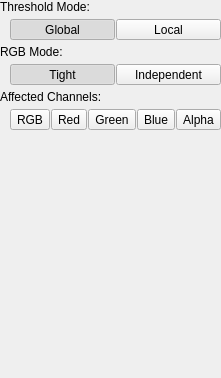
<?xml version="1.0" encoding="UTF-8"?>
<ui version="4.0">
 <class>FilterWidget</class>
 <widget class="QWidget" name="FilterWidget">
  <property name="geometry">
   <rect>
    <x>0</x>
    <y>0</y>
    <width>197</width>
    <height>378</height>
   </rect>
  </property>
  <property name="windowTitle">
   <string>Form</string>
  </property>
  <layout class="QVBoxLayout" name="verticalLayout" stretch="0,1">
   <property name="spacing">
    <number>0</number>
   </property>
   <property name="leftMargin">
    <number>0</number>
   </property>
   <property name="topMargin">
    <number>0</number>
   </property>
   <property name="rightMargin">
    <number>0</number>
   </property>
   <property name="bottomMargin">
    <number>0</number>
   </property>
   <item>
    <layout class="QVBoxLayout" name="verticalLayout_6">
     <property name="spacing">
      <number>5</number>
     </property>
     <item>
      <widget class="QLabel" name="mLabelThresholdMode">
       <property name="text">
        <string>Threshold Mode:</string>
       </property>
      </widget>
     </item>
     <item>
      <layout class="QHBoxLayout" name="horizontalLayout_3">
       <property name="spacing">
        <number>1</number>
       </property>
       <property name="leftMargin">
        <number>10</number>
       </property>
       <item>
        <widget class="QToolButton" name="mButtonThresholdModeGlobal">
         <property name="sizePolicy">
          <sizepolicy hsizetype="Preferred" vsizetype="Preferred">
           <horstretch>0</horstretch>
           <verstretch>0</verstretch>
          </sizepolicy>
         </property>
         <property name="text">
          <string>Global</string>
         </property>
         <property name="checkable">
          <bool>true</bool>
         </property>
         <property name="checked">
          <bool>true</bool>
         </property>
         <property name="autoExclusive">
          <bool>true</bool>
         </property>
         <property name="class" stdset="0">
          <string>cFlatOptionButton</string>
         </property>
        </widget>
       </item>
       <item>
        <widget class="QToolButton" name="mButtonThresholdModeLocal">
         <property name="sizePolicy">
          <sizepolicy hsizetype="Preferred" vsizetype="Preferred">
           <horstretch>0</horstretch>
           <verstretch>0</verstretch>
          </sizepolicy>
         </property>
         <property name="text">
          <string>Local</string>
         </property>
         <property name="checkable">
          <bool>true</bool>
         </property>
         <property name="autoExclusive">
          <bool>true</bool>
         </property>
         <property name="class" stdset="0">
          <string>cFlatOptionButton</string>
         </property>
        </widget>
       </item>
      </layout>
     </item>
     <item>
      <widget class="QLabel" name="label_3">
       <property name="text">
        <string>RGB Mode:</string>
       </property>
      </widget>
     </item>
     <item>
      <layout class="QHBoxLayout" name="horizontalLayout_2">
       <property name="spacing">
        <number>1</number>
       </property>
       <property name="leftMargin">
        <number>10</number>
       </property>
       <item>
        <widget class="QToolButton" name="mButtonRGBModeTight">
         <property name="sizePolicy">
          <sizepolicy hsizetype="Preferred" vsizetype="Preferred">
           <horstretch>0</horstretch>
           <verstretch>0</verstretch>
          </sizepolicy>
         </property>
         <property name="text">
          <string>Tight</string>
         </property>
         <property name="checkable">
          <bool>true</bool>
         </property>
         <property name="checked">
          <bool>true</bool>
         </property>
         <property name="autoExclusive">
          <bool>true</bool>
         </property>
         <property name="class" stdset="0">
          <string>cFlatOptionButton</string>
         </property>
         <attribute name="buttonGroup">
          <string notr="true">buttonGroup</string>
         </attribute>
        </widget>
       </item>
       <item>
        <widget class="QToolButton" name="mButtonRGBModeIndependent">
         <property name="sizePolicy">
          <sizepolicy hsizetype="Preferred" vsizetype="Preferred">
           <horstretch>0</horstretch>
           <verstretch>0</verstretch>
          </sizepolicy>
         </property>
         <property name="text">
          <string>Independent</string>
         </property>
         <property name="checkable">
          <bool>true</bool>
         </property>
         <property name="autoExclusive">
          <bool>true</bool>
         </property>
         <property name="class" stdset="0">
          <string>cFlatOptionButton</string>
         </property>
         <attribute name="buttonGroup">
          <string notr="true">buttonGroup</string>
         </attribute>
        </widget>
       </item>
      </layout>
     </item>
     <item>
      <widget class="QLabel" name="label">
       <property name="text">
        <string>Affected Channels:</string>
       </property>
      </widget>
     </item>
     <item>
      <layout class="QHBoxLayout" name="horizontalLayout">
       <property name="spacing">
        <number>1</number>
       </property>
       <property name="leftMargin">
        <number>10</number>
       </property>
       <item>
        <widget class="QToolButton" name="mButtonAffectedChannelsRGB">
         <property name="sizePolicy">
          <sizepolicy hsizetype="Preferred" vsizetype="Preferred">
           <horstretch>0</horstretch>
           <verstretch>0</verstretch>
          </sizepolicy>
         </property>
         <property name="text">
          <string>RGB</string>
         </property>
         <property name="checkable">
          <bool>true</bool>
         </property>
         <property name="class" stdset="0">
          <string>cFlatOptionButton</string>
         </property>
        </widget>
       </item>
       <item>
        <widget class="QToolButton" name="mButtonAffectedChannelsRed">
         <property name="sizePolicy">
          <sizepolicy hsizetype="Preferred" vsizetype="Preferred">
           <horstretch>0</horstretch>
           <verstretch>0</verstretch>
          </sizepolicy>
         </property>
         <property name="text">
          <string>Red</string>
         </property>
         <property name="checkable">
          <bool>true</bool>
         </property>
         <property name="class" stdset="0">
          <string>cFlatOptionButton</string>
         </property>
        </widget>
       </item>
       <item>
        <widget class="QToolButton" name="mButtonAffectedChannelsGreen">
         <property name="sizePolicy">
          <sizepolicy hsizetype="Preferred" vsizetype="Preferred">
           <horstretch>0</horstretch>
           <verstretch>0</verstretch>
          </sizepolicy>
         </property>
         <property name="text">
          <string>Green</string>
         </property>
         <property name="checkable">
          <bool>true</bool>
         </property>
         <property name="class" stdset="0">
          <string>cFlatOptionButton</string>
         </property>
        </widget>
       </item>
       <item>
        <widget class="QToolButton" name="mButtonAffectedChannelsBlue">
         <property name="sizePolicy">
          <sizepolicy hsizetype="Preferred" vsizetype="Preferred">
           <horstretch>0</horstretch>
           <verstretch>0</verstretch>
          </sizepolicy>
         </property>
         <property name="text">
          <string>Blue</string>
         </property>
         <property name="checkable">
          <bool>true</bool>
         </property>
         <property name="class" stdset="0">
          <string>cFlatOptionButton</string>
         </property>
        </widget>
       </item>
       <item>
        <widget class="QToolButton" name="mButtonAffectedChannelsAlpha">
         <property name="sizePolicy">
          <sizepolicy hsizetype="Preferred" vsizetype="Preferred">
           <horstretch>0</horstretch>
           <verstretch>0</verstretch>
          </sizepolicy>
         </property>
         <property name="text">
          <string>Alpha</string>
         </property>
         <property name="checkable">
          <bool>true</bool>
         </property>
         <property name="class" stdset="0">
          <string>cFlatOptionButton</string>
         </property>
        </widget>
       </item>
      </layout>
     </item>
    </layout>
   </item>
   <item>
    <spacer name="verticalSpacer">
     <property name="orientation">
      <enum>Qt::Vertical</enum>
     </property>
     <property name="sizeHint" stdset="0">
      <size>
       <width>0</width>
       <height>0</height>
      </size>
     </property>
    </spacer>
   </item>
  </layout>
 </widget>
 <resources/>
 <connections/>
 <buttongroups>
  <buttongroup name="buttonGroup"/>
 </buttongroups>
</ui>
